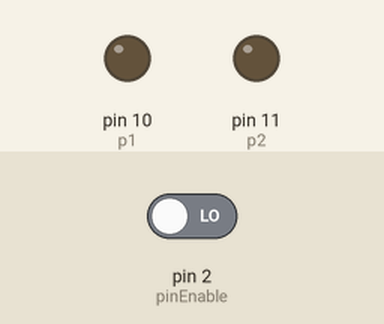
Bench run of a sketch on a simulated Arduino Uno, built with avr-gcc and run on an emulated ATmega328P. On the bench: output pins drawn as LEDs (lit = HIGH). Inputs (shaded band) come from the test bench; at power-on: pin 2 (pinEnable) LOW.

Above: at 1.2 s.
1.3 s: pin 2 (pinEnable) driven HIGH
At 1.7 s:
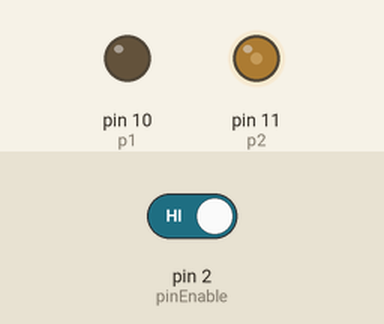
2.8 s: pin 2 (pinEnable) driven LOW
At 4.0 s:
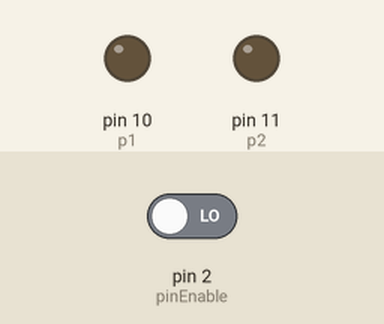
Timing chart, 0 to 5.8 s (numbered marks = the images above; inputs shaded):
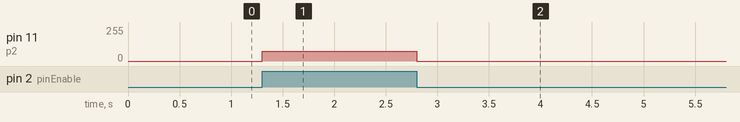

Measured:
- after the input at 1.3 s, pin 11 (p2): 0/255 → 75/255 at once
- after the input at 2.8 s, pin 11 (p2): 75/255 → 0/255 at once

The sketch:

moteur_balise.ino
```cpp
#define p1 10
#define p2 11
#define top 6
#define pinEnable 2

#define PERIOD 60 //1000/17Hz

int cmd = 75;//commande de départ

void setup(){
  pinMode(p1, OUTPUT);
  pinMode(p2, OUTPUT);
  pinMode(top, INPUT);
  pinMode(pinEnable,INPUT);
  Serial.begin(9600);

  digitalWrite(p1,LOW);
  analogWrite(p2,cmd);
}

void loop(){

  /*long total=0;
  long period=0;

  total+=pulseIn(top,LOW);
  total+=pulseIn(top,HIGH);
  period = total/1000.;*/

  if(digitalRead(pinEnable)==HIGH)
  {
    //Commande fixe
     analogWrite(p2,cmd);
      /*Asservissement
    if((period>PERIOD && cmd<250) || period==0) //0=timeout
      cmd++;
    if(period<PERIOD && cmd>0)
      cmd-=1;

    analogWrite(p2,cmd);
    Serial.println(cmd);*/
  }
  else
  {
     analogWrite(p2,0);
  }
 /*
  Serial.println(period);
  delay(300);*/
}
```
